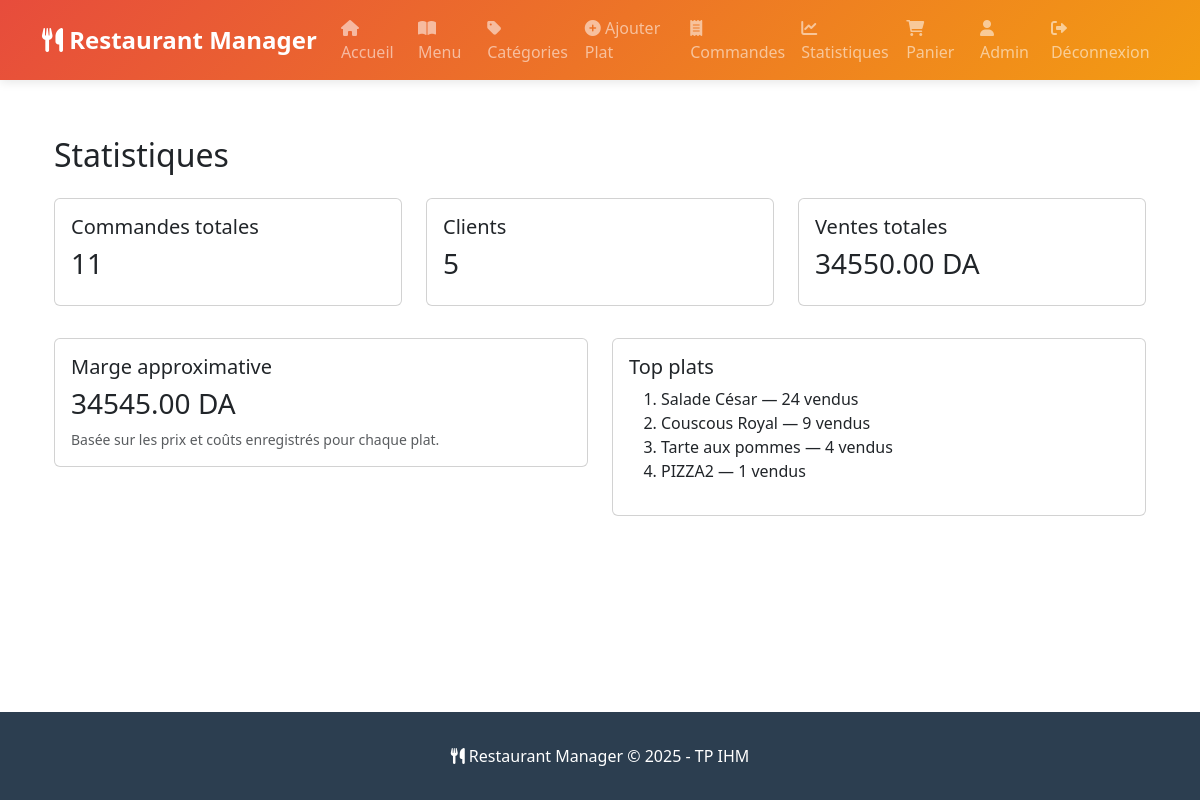
The page /admin/stats (signed in) on the database its author committed.
### models.py (models this page shows, shortened)
class User(db.Model):
    __tablename__ = 'users'
    id = db.Column(db.Integer, primary_key=True)
    username = db.Column(db.String(50), nullable=False)
    email = db.Column(db.String(100), nullable=False, unique=True)
    password = db.Column(db.String(200), nullable=False)
    is_admin = db.Column(db.Boolean, default=False, nullable=False)
    created_at = db.Column(db.DateTime, default=datetime.utcnow)
    orders = db.relationship('Order', backref='user', lazy=True)

class Dish(db.Model):
    __tablename__ = 'dishes'
    id = db.Column(db.Integer, primary_key=True)
    name = db.Column(db.String(100), nullable=False)
    description = db.Column(db.Text, nullable=False)
    price = db.Column(db.Numeric(10, 2), nullable=False)
    cost = db.Column(db.Numeric(10, 2), nullable=True, default=0)
    category_id = db.Column(db.Integer, db.ForeignKey('categories.id'), nullable=False)

### app.py (the view)
@app.route('/admin/stats')
@admin_required
def stats():
    total_orders = Order.query.count()
    total_sales = 0
    customers = set()
    try:
        orders = Order.query.all()
        for o in orders:
            total_sales += float(o.total_amount)
            customers.add(o.user_id)
        total_margin = 0
        items = OrderItem.query.join(Dish, OrderItem.dish_id == Dish.id).all()
        for it in items:
            dish = Dish.query.get(it.dish_id)
            price = float(it.price)
            cost = float(dish.cost) if dish and dish.cost is not None else 0
            total_margin += (price - cost) * it.quantity
        top_dishes = db.session.query(Dish.name, db.func.sum(OrderItem.quantity).label('sold'))
        top_dishes = top_dishes.join(OrderItem, Dish.id == OrderItem.dish_id)
        top_dishes = top_dishes.group_by(Dish.id).order_by(db.desc('sold')).limit(5).all()
    except Exception as e:
        app.logger.error(f'Erreur calcul statistiques: {str(e)}')
        flash('Impossible de calculer les statistiques.', 'danger')
        total_sales = 0
        total_margin = 0
        top_dishes = []
    return render_template('stats.html', total_orders=total_orders, total_sales=total_sales,
                           customers_count=len(customers), total_margin=total_margin, top_dishes=top_dishes)

### app.py (called while the page is built)
def admin_required(f):
    @wraps(f)
    def decorated(*args, **kwargs):
        if 'user_id' not in session:
            flash('Veuillez vous connecter pour accéder à cette page.', 'warning')
            return redirect(url_for('login'))
        user = User.query.get(session['user_id'])
        if not user or not user.is_admin:
            flash('Accès refusé: privilèges administrateur requis.', 'danger')
            return redirect(url_for('index'))
        return f(*args, **kwargs)
    return decorated

### templates/stats.html (shortened to what this page needs)
{% extends "layout.html" %}
{% block content %}
<div class="container py-4">
    <h2 class="mb-4">Statistiques</h2>
    <div class="row">
        <div class="col-md-4">
            <div class="card mb-3 p-3">
                <h5>Commandes totales</h5>
                <h3>{{ total_orders }}</h3>
            </div>
        </div>
        <div class="col-md-4">
            <div class="card mb-3 p-3">
                <h5>Clients</h5>
                <h3>{{ customers_count }}</h3>
            </div>
        </div>
        <div class="col-md-4">
            <div class="card mb-3 p-3">
                <h5>Ventes totales</h5>
                <h3>{{ "%.2f"|format(total_sales) }} DA</h3>
            </div>
        </div>
    </div>
    <div class="row mt-3">
        <div class="col-md-6">
            <div class="card p-3">
                <h5>Marge approximative</h5>
                <h3>{{ "%.2f"|format(total_margin) }} DA</h3>
                <small class="text-muted">Basée sur les prix et coûts enregistrés pour chaque plat.</small>
            </div>
        </div>
        <div class="col-md-6">
            <div class="card p-3">
                <h5>Top plats</h5>
                <ol>
                    {% for name, sold in top_dishes %}
                    <li>{{ name }} — {{ sold }} vendus</li>
                    {% endfor %}
                </ol>
            </div>
        </div>
    </div>
</div>
{% endblock %}

### templates/layout.html (shortened to what this page needs)
<!DOCTYPE html>
<html lang="fr">
<head>
    <link href="https://cdn.jsdelivr.net/npm/bootstrap@5.3.0/dist/css/bootstrap.min.css" rel="stylesheet">
    <link rel="stylesheet" href="https://cdnjs.cloudflare.com/ajax/libs/font-awesome/6.0.0/css/all.min.css">
</head>
<body>
    <nav class="navbar navbar-expand-lg navbar-dark">
        <div class="container">
            <a class="navbar-brand" href="{{ url_for('index') }}">
                <i class="fas fa-utensils"></i> Restaurant Manager
            </a>
            <div class="collapse navbar-collapse" id="navbarNav">
                <ul class="navbar-nav me-auto">
                    <li class="nav-item">
                        <a class="nav-link" href="{{ url_for('index') }}">
                            <i class="fas fa-home"></i> Accueil
                        </a>
                    </li>
                    <li class="nav-item">
                        <a class="nav-link" href="{{ url_for('dishes_view') }}">
                            <i class="fas fa-book-open"></i> Menu
                        </a>
                    </li>
                    {% if session.get('is_admin') %}
                    <li class="nav-item">
                        <a class="nav-link" href="{{ url_for('admin_categories') }}">
                            <i class="fas fa-tag"></i> Catégories
                        </a>
                    </li>
                    <li class="nav-item">
                        <a class="nav-link" href="{{ url_for('admin_dishes') }}">
                            <i class="fas fa-plus-circle"></i> Ajouter Plat
                        </a>
                    </li>
                    <li class="nav-item">
                        <a class="nav-link" href="{{ url_for('admin_orders') }}">
                            <i class="fas fa-receipt"></i> Commandes
                        </a>
                    </li>
                    <li class="nav-item">
                        <a class="nav-link" href="{{ url_for('stats') }}">
                            <i class="fas fa-chart-line"></i> Statistiques
                        </a>
                    </li>
                    {% endif %}
                </ul>
                <ul class="navbar-nav">
                    {% if session.get('user_id') %}
                    <li class="nav-item position-relative">
                        <a class="nav-link" href="{{ url_for('cart') }}">
                            <i class="fas fa-shopping-cart"></i> Panier
                        </a>
                    </li>
                    <li class="nav-item">
                        <a class="nav-link" href="{{ url_for('profile') }}">
                            <i class="fas fa-user"></i> {{ session.username }}
                        </a>
                    </li>
                    <li class="nav-item">
                        <a class="nav-link" href="{{ url_for('logout') }}">
                            <i class="fas fa-sign-out-alt"></i> Déconnexion
                        </a>
                    </li>
                    {% endif %}
                </ul>
            </div>
        </div>
    </nav>
    <main class="main-content">
        <div class="container">
            {% block content %}{% endblock %}
        </div>
    </main>
    <footer>
        <div class="container text-center">
            <p class="mb-0">
                <i class="fas fa-utensils"></i> Restaurant Manager &copy; 2025 - TP IHM
            </p>
        </div>
    </footer>
</body>
</html>

### templates/layout.html (style rules this page uses)
:root { --primary-color: #e74c3c; --secondary-color: #2c3e50; --accent-color: #f39c12; }
body { font-family: 'Segoe UI', Tahoma, Geneva, Verdana, sans-serif; min-height: 100vh; display: flex; flex-direction: column; }
.navbar { background: linear-gradient(135deg, var(--primary-color), var(--accent-color)); box-shadow: 0 2px 10px rgba(0,0,0,0.1); }
.navbar-brand { font-weight: bold; font-size: 1.5rem; }
.nav-link { transition: all 0.3s ease; position: relative; }
.nav-link::after { content: ''; position: absolute; bottom: 0; left: 50%; width: 0; height: 2px; background: white; transition: all 0.3s ease; transform: translateX(-50%); }
.main-content { flex: 1; padding: 2rem 0; }
footer { background: var(--secondary-color); color: white; padding: 2rem 0; margin-top: auto; }

### rows shown on the page
User: username "Admin"
Dish: name "Salade César", sold "24"
Dish: name "Couscous Royal", sold "9"
Dish: name "Tarte aux pommes", sold "4"
Dish: name "PIZZA2", category "1"

### other values the page prints
{{ total_orders }} "11"
{{ customers_count }} "5"
{{ "%.2f"|format(total_sales) }} "34550.00"
{{ "%.2f"|format(total_margin) }} "34545.00"
